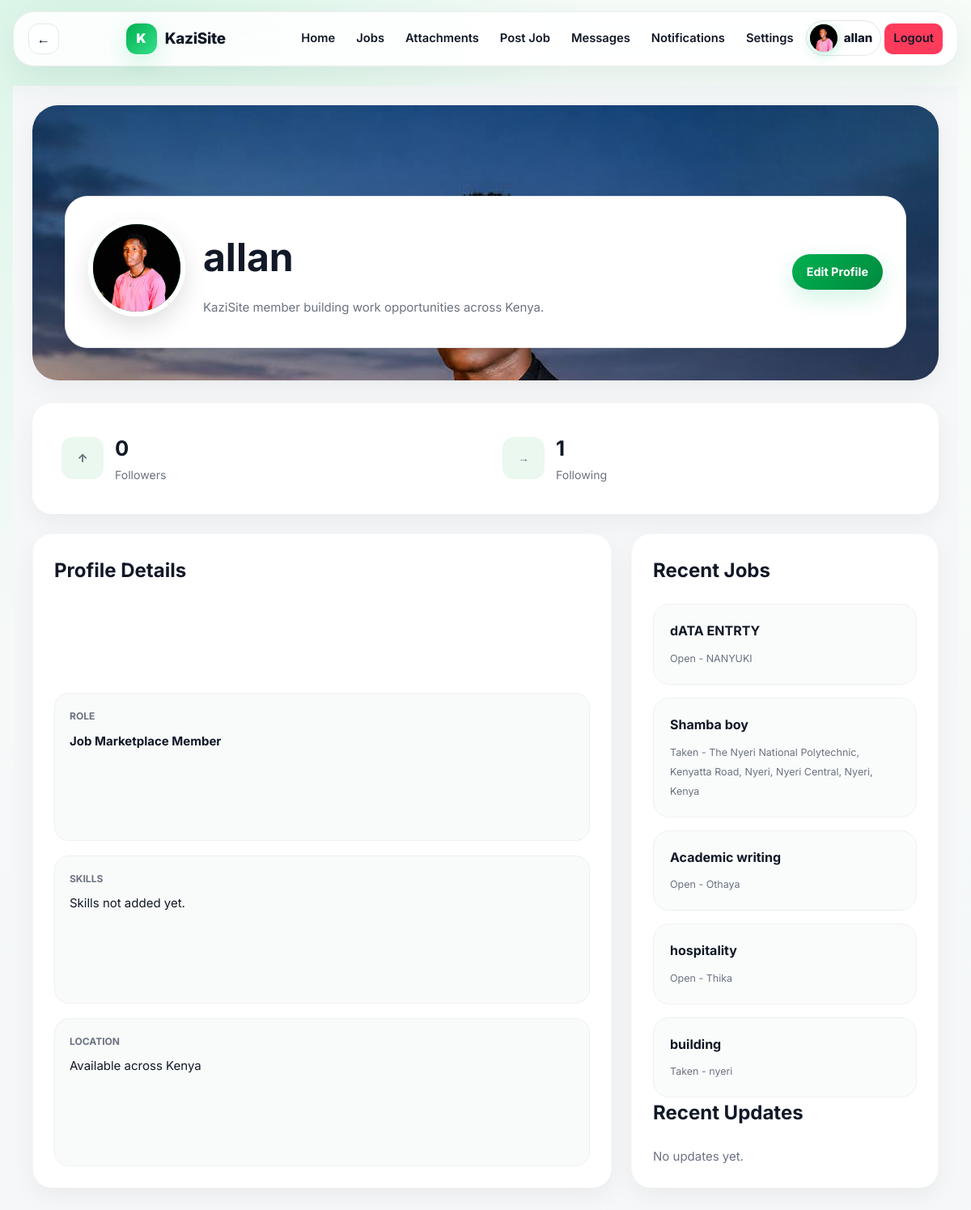
/profiles/allan/ (signed in), run on an earlier commit of the app's database.
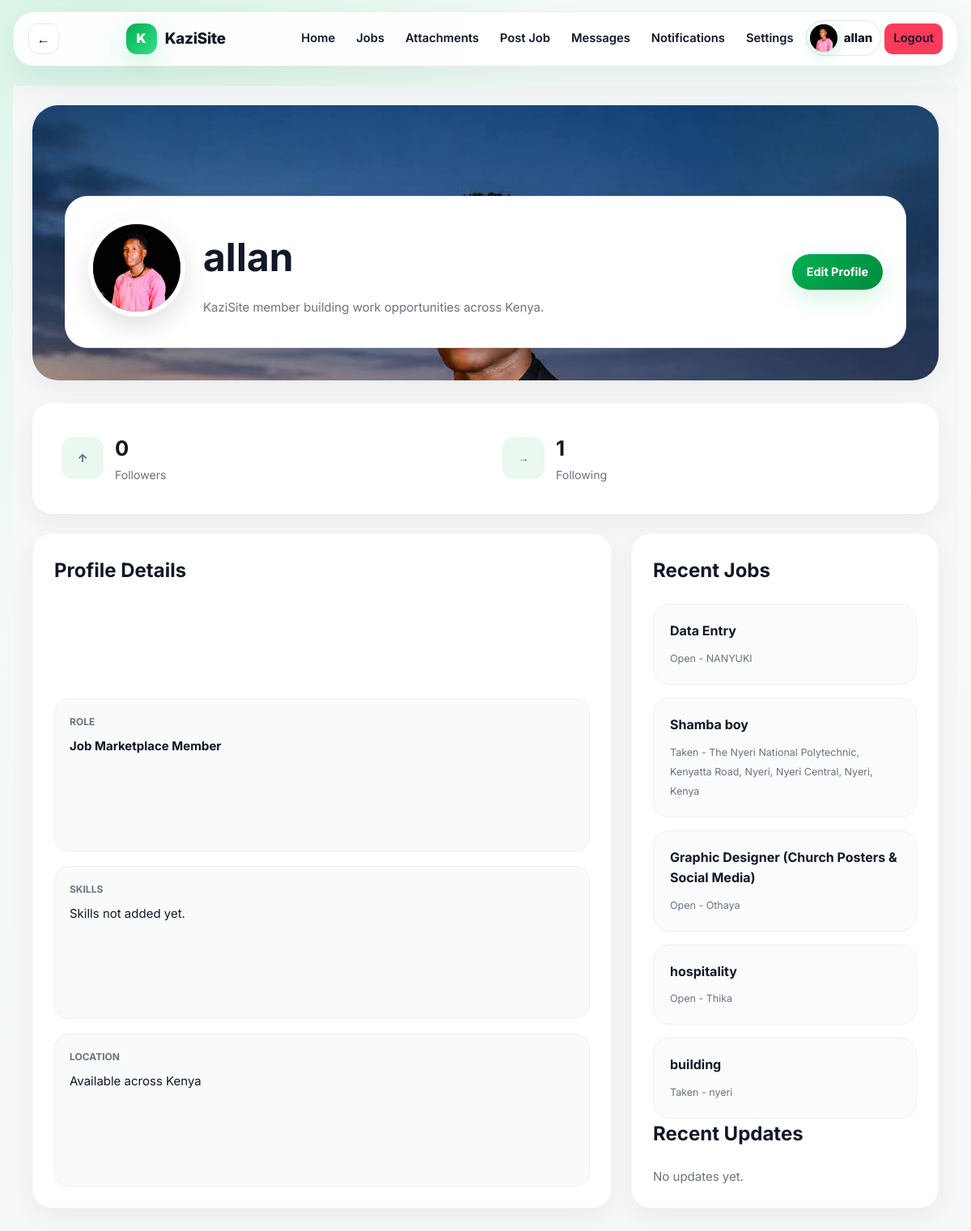
And on a later commit of the database.
### marketplace/models.py (models this page shows, shortened)
class Job(models.Model):
    IMMEDIATE = 'immediate'
    SHORT_TERM = 'short_term'
    LONG_TERM = 'long_term'
    PART_TIME = 'part_time'
    FULL_TIME = 'full_time'
    CASUAL = 'casual'
    FREELANCE = 'freelance'
    PROFESSIONAL = 'professional'
    TYPE_CHOICES = (
        (IMMEDIATE, 'Immediate'),
        (SHORT_TERM, 'Short-term'),
        (LONG_TERM, 'Long-term'),
        (PART_TIME, 'Part-time'),
        (FULL_TIME, 'Full-time'),
        (CASUAL, 'Casual'),
        (FREELANCE, 'Freelance'),
        (PROFESSIONAL, 'Professional'),
    )
    OPEN = 'open'
    TAKEN = 'taken'
    CLOSED = 'closed'
    STATUS_CHOICES = (
        (OPEN, 'Open'),
        (TAKEN, 'Taken'),
        (CLOSED, 'Closed'),
    )
    employer = models.ForeignKey(User, on_delete=models.CASCADE, related_name='jobs')
    title = models.CharField(max_length=160)
    description = models.TextField()
    category = models.ForeignKey(Category, on_delete=models.SET_NULL, null=True, related_name='jobs')
    job_type = models.CharField(max_length=30, choices=TYPE_CHOICES)
    salary = models.DecimalField(max_digits=12, decimal_places=2, null=True, blank=True)
    location = models.CharField(max_length=140)
    latitude = models.DecimalField(max_digits=9, decimal_places=6, null=True, blank=True)
    longitude = models.DecimalField(max_digits=9, decimal_places=6, null=True, blank=True)
    resolved_place_name = models.CharField(max_length=255, blank=True)
    deadline = models.DateField(null=True, blank=True)
    required_skills = models.CharField(max_length=255, blank=True)
    contact_information = models.CharField(max_length=160)
    photo = models.ImageField(upload_to='jobs/photos/', blank=True)
    video = models.FileField(upload_to='jobs/videos/', blank=True)
    audio = models.FileField(upload_to='jobs/audio/', blank=True)
    document = models.FileField(upload_to='jobs/documents/', blank=True)
    status = models.CharField(max_length=20, choices=STATUS_CHOICES, default=OPEN)
    taken_by = models.ForeignKey(User, on_delete=models.SET_NULL, null=True, blank=True, related_name='taken_jobs')
    tags = models.CharField(max_length=200, blank=True)
    views = models.PositiveIntegerField(default=0)
    created_at = models.DateTimeField(auto_now_add=True)
    updated_at = models.DateTimeField(auto_now=True)
    class Meta:
        ordering = ['-created_at']
    def get_absolute_url(self):
        return reverse('job_detail', kwargs={'pk': self.pk})

### marketplace/views.py (the view)
# urls.py: path('profiles/<str:username>/', views.profile_detail, name='profile_detail'),
@login_required
def profile_detail(request, username):
    profile_user = get_object_or_404(User.objects.select_related('profile'), username=username)
    jobs = Job.objects.filter(employer=profile_user)
    if request.user != profile_user:
        jobs = jobs.filter(status=Job.OPEN)
    jobs = jobs[:6]
    reviews = Review.objects.filter(reviewed=profile_user).select_related('reviewer')
    updates = profile_user.updates.all()[:5]
    return render(request, 'marketplace/profile.html', {
        'profile_user': profile_user,
        'jobs': jobs,
        'reviews': reviews,
        'updates': updates,
        'is_following': Follow.objects.filter(follower=request.user, followed=profile_user).exists(),
        'update_form': ActivityUpdateForm(),
    })

### marketplace/context_processors.py (called while the page is built)
def alert_badge(request):
    if not request.user.is_authenticated:
        return {'alert_match_count': 0, 'unread_chat_count': 0}
    return {
        'alert_match_count': len(matching_alert_jobs(request.user)),
        'unread_chat_count': unread_chat_message_count(request.user),
    }

### marketplace/views.py (called while the page is built, shortened)
def matching_alert_jobs(user):
    alerts = list(user.job_alerts.filter(active=True).select_related('category'))
    if not alerts:
        return []

def unread_chat_message_count(user):
    return Message.objects.filter(
        conversation__participants=user,
        seen=False,
    ).exclude(sender=user).count()

### templates/marketplace/profile.html (shortened to what this page needs)
{% extends 'marketplace/base.html' %}
{% load static %}
{% block page_css %}
<link rel="stylesheet" href="{% static 'marketplace/css/profile.css' %}">
{% endblock %}
{% block content %}
<main class="profile-page">
    <section
        class="profile-hero"
        {% if profile_user.profile.cover_photo %}
            style="background-image:url('{{ profile_user.profile.cover_photo.url }}')"
        {% endif %}
    >
        <div class="profile-card">
            <div class="profile-top">
                <div class="avatar big">
                    {% if profile_user.profile.avatar %}
                        <img src="{{ profile_user.profile.avatar.url }}" alt="{{ profile_user.username }}">
                    {% else %}
                        {{ profile_user.username|first|upper }}
                    {% endif %}
                </div>
                <div class="profile-info">
                    <h1>
                        {{ profile_user.username }}
                    </h1>
                    <p class="bio">
                        {{ profile_user.profile.bio|default:'KaziSite member building work opportunities across Kenya.' }}
                    </p>
                </div>
            </div>
            <div class="profile-actions">
                {% if user == profile_user %}
                    <a class="btn primary" href="{% url 'edit_profile' %}">Edit Profile</a>
                {% endif %}
            </div>
        </div>
    </section>
    <section class="stats-bar">
        <div class="stat">
            <span class="stat-icon">&uarr;</span>
            <div><strong>{{ profile_user.followers.count }}</strong><span>Followers</span></div>
        </div>
        <div class="stat">
            <span class="stat-icon">&rarr;</span>
            <div><strong>{{ profile_user.following.count }}</strong><span>Following</span></div>
        </div>
    </section>
    <section class="profile-grid">
        <aside class="card trust-card">
            <h2>Profile Details</h2>
            <div class="trust-item">
                <span>Role</span>
                <strong>Job Marketplace Member</strong>
            </div>
            <div class="trust-item">
                <span>Skills</span>
                <p>{{ profile_user.profile.skills|default:'Skills not added yet.' }}</p>
            </div>
            <div class="trust-item">
                <span>Location</span>
                <p>{{ profile_user.profile.location|default:'Available across Kenya' }}</p>
            </div>
        </aside>
        <section class="card main-content">
            <div>
                <h2>Recent Jobs</h2>
                <div class="mini-grid">
                    {% for job in jobs %}
                        <a class="mini-card" href="{{ job.get_absolute_url }}">
                            <strong>{{ job.title }}</strong>
                            <small>{{ job.get_status_display }} - {{ job.location }}</small>
                        </a>
                    {% empty %}
                        <p class="empty">No public jobs yet.</p>
                    {% endfor %}
                </div>
            </div>
            <div>
                <h2 class="section-title">Recent Updates</h2>
                {% for update in updates %}
                    <article class="update">
                        <p>{{ update.body }}</p>
                    </article>
                {% empty %}
                    <p class="empty">No updates yet.</p>
                {% endfor %}
            </div>
        </section>
    </section>
</main>
{% endblock %}

What changed in the data, as far as the page shows it:
changed Job "NANYUKI": title "dATA ENTRTY" → "Data Entry"
changed Job "Othaya": title "Academic writing" → "Graphic Designer (Church Posters & Social Media)"
